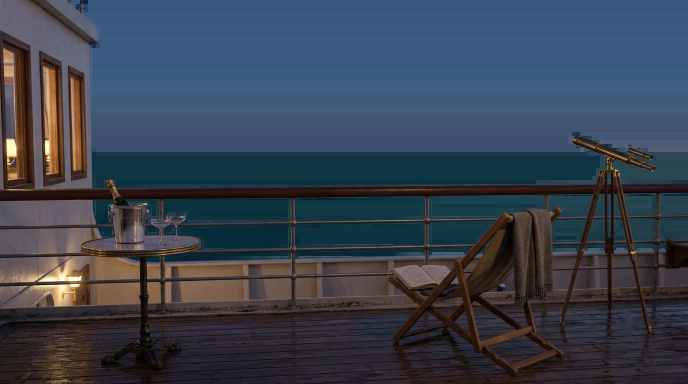
#> input picture tools/backup/deck_q5_fg_v1.webp, 1376 x 768 px, given in place of ship.webp, which was not available (shown at 1/2 size)
$ python build_q5_layers.py backup/deck_q5_fg_v1.webp
#> lines starting #> are read from the running program, lines starting #| are printed output that depends on the picture; after the words box and inside, x2 and y2 are one past the last pixel; in counts of white or black regions, pixels touching at a corner belong together
#!/usr/bin/env python3
"""Q5 갑판 장면 조립: 투명하게 만든 레이어(tools/work/keyed)를 1376x768 기준으로 쌓아
frontend/public/bg/deck_q5_fg.webp (앞쪽 레이어: 하늘과 바다 자리는 투명), deck_q5.webp (WebGL 없을 때의 한 장짜리 그림),
frontend/public/q5/obj_*.webp (선택지 물건)을 만든다.

레이어 순서(아래 → 위): 배 구조물 → 갑판 바닥(난간 뒤, 난간 발판 아래에 깔림) → 난간 → 탁자와 찻잔
(하늘과 바다는 셰이더가 맨 뒤에서 그린다.)  좌표는 1376x768 기준이며 tools/work/layout_guide.png 와 같다.
실행: python tools/build_q5_layers.py [--preview]
"""
import os, sys
import cv2
import numpy as np

ROOT = os.path.dirname(os.path.dirname(os.path.abspath(__file__)))
K = os.path.join(ROOT, 'tools', 'work', 'keyed')
PUB = os.path.join(ROOT, 'frontend', 'public')
W, H = 1376, 768

def load(name):
#> called with name = 'ship.webp'
    im = cv2.imread(os.path.join(K, name), cv2.IMREAD_UNCHANGED)
#> im is the input picture: shape (768, 1376, 4); mean B, G, R, A 79.3, 66, 57.4, 126.6
    if im is None:
        sys.exit('없음: ' + name)
    return im

def place(canvas, layer, x, y, scale=1.0):
    """layer(BGRA)를 canvas(float BGRA, 비곱 알파)의 (x, y)에 scale 배로 얹는다."""
    if scale != 1.0:
        layer = cv2.resize(layer, None, fx=scale, fy=scale, interpolation=cv2.INTER_AREA)
    h, w = layer.shape[:2]
    x0, y0 = int(round(x)), int(round(y))
    sx0, sy0 = max(0, -x0), max(0, -y0)
    x1, y1 = min(W, x0 + w), min(H, y0 + h)
    if x1 <= max(0, x0) or y1 <= max(0, y0):
        return
    src = layer[sy0:sy0 + (y1 - max(0, y0)), sx0:sx0 + (x1 - max(0, x0))].astype(np.float32)
    dst = canvas[max(0, y0):y1, max(0, x0):x1]
    a = src[..., 3:4] / 255.0
    da = dst[..., 3:4] / 255.0
    oa = a + da * (1 - a)
    rgb = (src[..., :3] * a + dst[..., :3] * da * (1 - a)) / np.maximum(oa, 1e-4)
    dst[..., :3] = rgb
    dst[..., 3:4] = oa * 255.0

def kill_sparkle(im, box):
#> called with box = (1230, 600, 1330, 700)
    x0, y0, x1, y1 = box
    im[y0:y1, x0:x1, 3] = 0
#> im: shape (768, 1376, 4); 0.95% of pixels changed, all inside (x1, y1, x2, y2) = (1230, 600, 1330, 700)

def main():
    canvas = np.zeros((H, W, 4), np.float32)

    # 1) 배 구조물: 난간 뒤. 바닥선이 난간 발판(y≈650)에 가려지도록 아래로 내린다.
    ship = load('ship.webp')
    kill_sparkle(ship, (1230, 600, 1330, 700))
    # 창문 안쪽이 초록 배경 그대로 나온 곳은 불 켜진 따뜻한 실내색으로 바꾼다
    b, g, r = [ship[..., i].astype(np.int32) for i in range(3)]
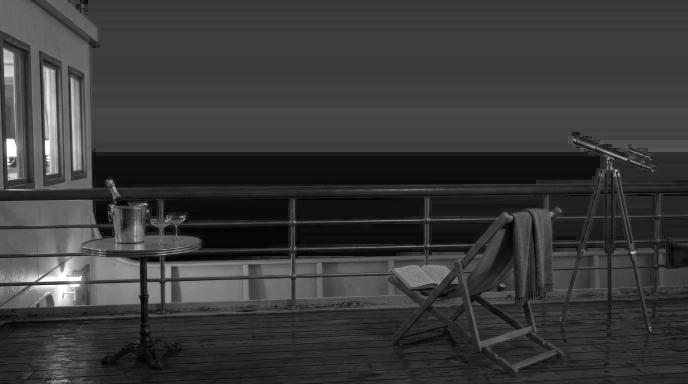
#> r: shape (768, 1376) int32 (shown at 1/2 size); min 0, max 255, mean 57.4
    win = (g > r + 30) & (g > b + 30) & (ship[..., 3] > 20)
#> win: shape (768, 1376) bool; every value is 0
    ship[win, 0] = 70; ship[win, 1] = 150; ship[win, 2] = 235   # BGR: 따뜻한 주황
    place(canvas, ship, 0, 118, W / ship.shape[1])
#> in place, `dst = canvas[max(0, y0):y1, max(0, x0):x1]`: dst: shape (650, 1376, 4) float32; every value is 0
#> in place, `a = src[..., 3:4] / 255.0`:
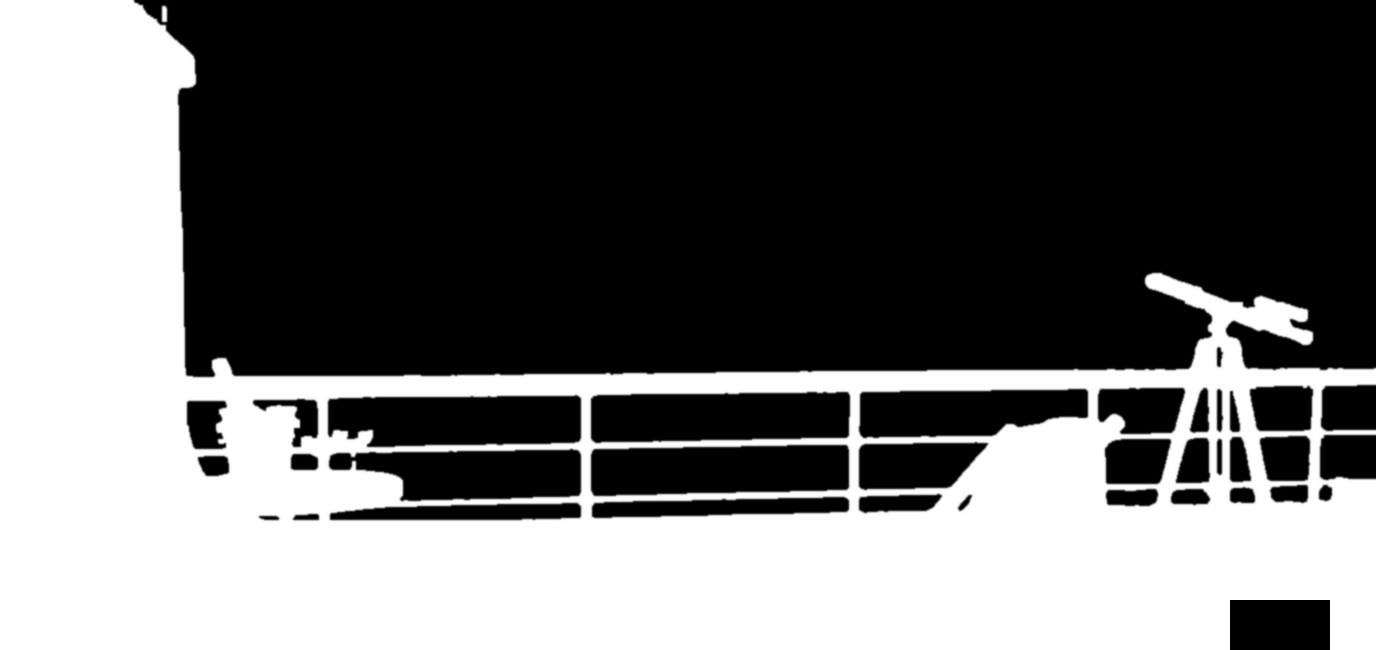
#> a: shape (650, 1376, 1) float32; min 0, max 1, mean 0.4
#> in place, `da = dst[..., 3:4] / 255.0`: da: shape (650, 1376, 1) float32; every value is 0

    # 2) 갑판 바닥: 난간 발판 아래(앞쪽)만 쓴다. 발판 선 위로 조금 올려 난간이 위에 덮이게 한다.
    floor = load('floor.webp')
#> call 2 of load, with name = 'floor.webp'
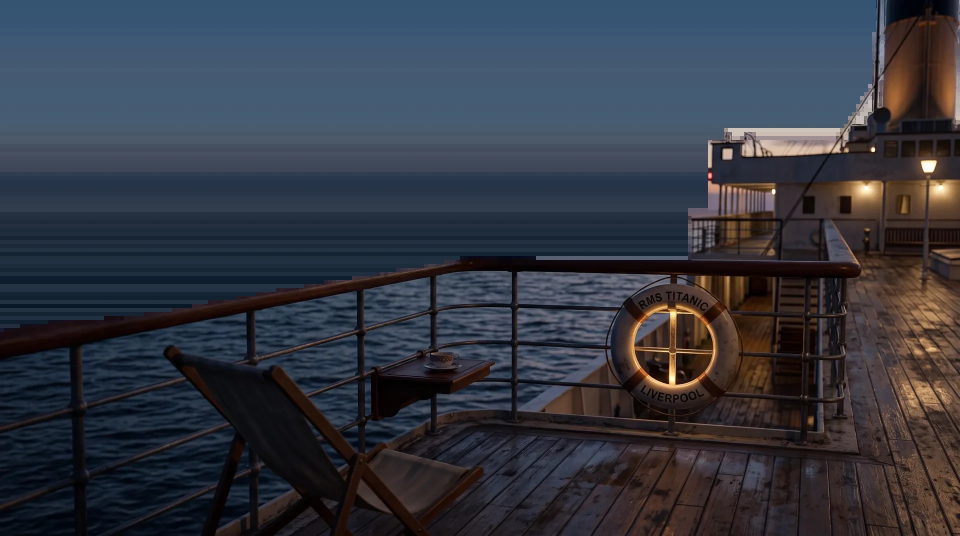
#> input picture tools/backup/deck_q5_fg_v2.webp, 1920 x 1072 px, given in place of floor.webp, which was not available (shown at 1/2 size)
#> in load, im is the input picture: shape (1072, 1920, 4); mean B, G, R, A 66.5, 56.1, 51.8, 142.8
    kill_sparkle(floor, (1262, 600, 1330, 700))
#> in kill_sparkle (call 2), `im[y0:y1, x0:x1, 3] = 0`: im: shape (1072, 1920, 4); 0.33% of pixels changed, all inside (x1, y1, x2, y2) = (1262, 600, 1330, 700)
    fl = np.zeros((H, W, 4), np.uint8)
    fh, fw = floor.shape[:2]
#> fh = 1072; fw = 1920
    # 바닥 그림의 아래 절반(널빤지)을 화면 아래쪽에 맞춰 넓힌다
    floor = floor[:fh - 8]  # 맨 아래 초록 한 줄 제거
    f2 = cv2.resize(floor, (int(W * 1.18), H), interpolation=cv2.INTER_AREA)
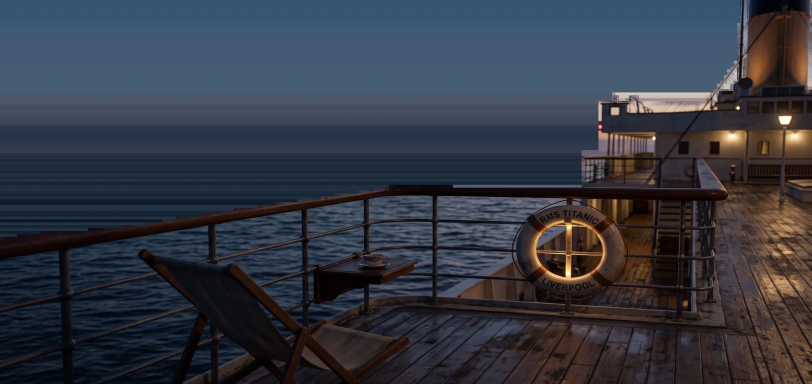
#> f2: shape (768, 1623, 4) (shown at 1/2 size); mean B, G, R, A 66.8, 56.3, 51.9, 141.1
    fl[:, :W] = f2[:, :W]
    poly = np.array([(300, H), (640, 585), (1245, 640), (W, 600), (W, H)], np.int32)
    pm = np.zeros((H, W), np.uint8)
    cv2.fillPoly(pm, [poly], 255)
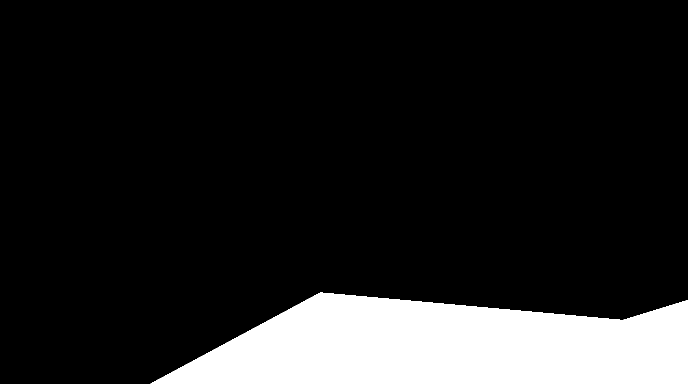
#> pm: shape (768, 1376) (shown at 1/2 size); 13.7% white; 1 white region, box (x1, y1, x2, y2) and area: (301, 585, 1376, 768) 144590
    pm = cv2.GaussianBlur(pm, (0, 0), 1.2)
    fl[..., 3] = (fl[..., 3].astype(np.float32) * (pm / 255.0)).astype(np.uint8)
    place(canvas, fl, 0, 0)

    # 3) 난간
    rail = load('rail_keyed.webp') if os.path.exists(os.path.join(K, 'rail_keyed.webp')) else None
    if rail is None:
        rail = cv2.imread(os.path.join(ROOT, 'tools', 'work', 'rail_keyed.webp'), cv2.IMREAD_UNCHANGED)
    place(canvas, rail, 0, 0)
#> call 3 of place, with x = 0, y = 0, scale = 1
#> in place (call 3), `src = layer[sy0:sy0 + (y1 - max(0, y0)), sx0:sx0 + (x1 - max(0, x0))]...`:
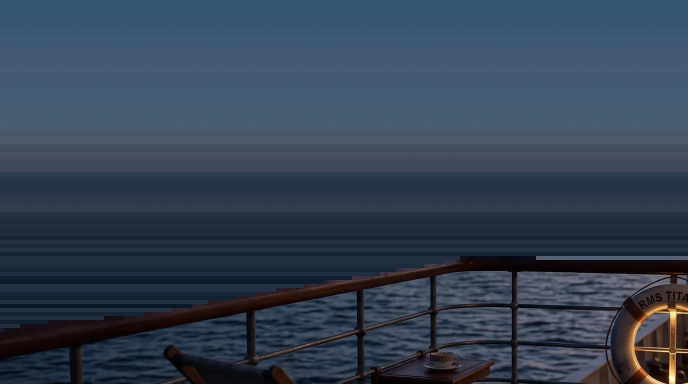
#> src: shape (768, 1376, 4) float32 (shown at 1/2 size); mean B, G, R, A 83.4, 65.6, 51.9, 64.4
#> in place (call 3), `rgb = (src[..., :3] * a + dst[..., :3] * da * (1 - a)) / np.maximum(oa..`:
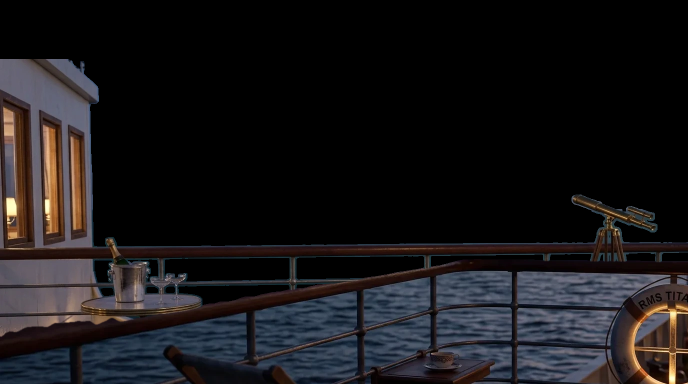
#> rgb: shape (768, 1376, 3) float32 (shown at 1/2 size); mean B, G, R 24.8, 22.8, 24.5

    # 4) 탁자와 찻잔: 난간 안쪽 가운데
    table = load('table.webp')
    kill_sparkle(table, (1250, 600, 1340, 700))
    s = 190.0 / 1220.0
    place(canvas, table, 625, 456, s)

    fg = np.clip(canvas, 0, 255).astype(np.uint8)
    fg[fg[..., 3] <= 3, :3] = 0
    out = os.path.join(PUB, 'bg', 'deck_q5_fg.webp')
    q = 90
    while True:
        ok, buf = cv2.imencode('.webp', fg, [cv2.IMWRITE_WEBP_QUALITY, q])
        if len(buf) <= 195 * 1024 or q <= 50:
            break
        q -= 5
    open(out, 'wb').write(buf.tobytes())
    print('deck_q5_fg.webp', len(buf) // 1024, 'KB (품질 %d)' % q)

    # WebGL 이 없을 때의 한 장짜리 그림: 하늘 사진 판 + 어두운 바다 위에 앞쪽 레이어를 얹는다
    sky = cv2.imread(os.path.join(PUB, 'bg', 'sky_q5.webp'))
    full = np.zeros((H, W, 3), np.uint8)
    full[:] = (46, 30, 18)
    hy = int(H * 0.393)
    full[:hy] = cv2.resize(sky, (W, hy), interpolation=cv2.INTER_AREA)
    sea = np.linspace((60, 40, 24), (30, 18, 10), H - hy).astype(np.uint8)
    full[hy:] = sea[:, None, :]
    a = fg[..., 3:4] / 255.0
    full = (fg[..., :3] * a + full * (1 - a)).astype(np.uint8)
    cv2.imwrite(os.path.join(PUB, 'bg', 'deck_q5.webp'), full, [cv2.IMWRITE_WEBP_QUALITY, 85])

    # 선택지 물건 (투명 스프라이트)
    os.makedirs(os.path.join(PUB, 'q5'), exist_ok=True)
    for src, dst, mh in [('champagne.webp', 'obj_champagne.webp', 420), ('telescope.webp', 'obj_telescope.webp', 640)]:
        im = load(src)
        if im.shape[0] > mh:
            f = mh / im.shape[0]
            im = cv2.resize(im, None, fx=f, fy=f, interpolation=cv2.INTER_AREA)
        cv2.imwrite(os.path.join(PUB, 'q5', dst), im, [cv2.IMWRITE_WEBP_QUALITY, 88])
        print(dst, im.shape[1], 'x', im.shape[0])

    if '--preview' in sys.argv:
        bg = full.copy()
        cv2.imwrite(os.path.join(ROOT, 'tools', 'work', 'q5_composite_preview.png'), cv2.resize(bg, None, fx=0.8, fy=0.8, interpolation=cv2.INTER_AREA))

if __name__ == '__main__':
#> (the run stopped early here; a loop or call above may not have finished)
